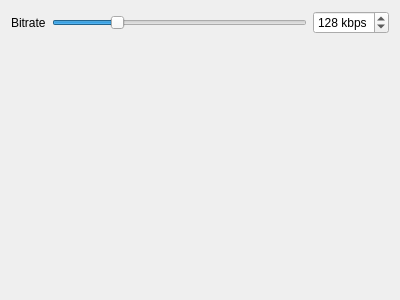
<?xml version="1.0" encoding="UTF-8"?>
<ui version="4.0">
 <class>TranscoderOptionsOpus</class>
 <widget class="QWidget" name="TranscoderOptionsOpus">
  <property name="geometry">
   <rect>
    <x>0</x>
    <y>0</y>
    <width>400</width>
    <height>300</height>
   </rect>
  </property>
  <property name="windowTitle">
   <string>Form</string>
  </property>
  <layout class="QFormLayout" name="formLayout">
   <item row="0" column="0">
    <widget class="QLabel" name="label">
     <property name="text">
      <string>Bitrate</string>
     </property>
    </widget>
   </item>
   <item row="0" column="1">
    <layout class="QHBoxLayout" name="horizontalLayout">
     <item>
      <widget class="QSlider" name="bitrate_slider">
       <property name="minimum">
        <number>6</number>
       </property>
       <property name="maximum">
        <number>510</number>
       </property>
       <property name="value">
        <number>128</number>
       </property>
       <property name="orientation">
        <enum>Qt::Horizontal</enum>
       </property>
      </widget>
     </item>
     <item>
      <widget class="QSpinBox" name="bitrate_spinbox">
       <property name="suffix">
        <string> kbps</string>
       </property>
       <property name="maximum">
        <number>320</number>
       </property>
       <property name="value">
        <number>128</number>
       </property>
      </widget>
     </item>
    </layout>
   </item>
  </layout>
 </widget>
 <resources/>
 <connections>
  <connection>
   <sender>bitrate_slider</sender>
   <signal>valueChanged(int)</signal>
   <receiver>bitrate_spinbox</receiver>
   <slot>setValue(int)</slot>
   <hints>
    <hint type="sourcelabel">
     <x>166</x>
     <y>25</y>
    </hint>
    <hint type="destinationlabel">
     <x>323</x>
     <y>24</y>
    </hint>
   </hints>
  </connection>
  <connection>
   <sender>bitrate_spinbox</sender>
   <signal>valueChanged(int)</signal>
   <receiver>bitrate_slider</receiver>
   <slot>setValue(int)</slot>
   <hints>
    <hint type="sourcelabel">
     <x>325</x>
     <y>14</y>
    </hint>
    <hint type="destinationlabel">
     <x>190</x>
     <y>31</y>
    </hint>
   </hints>
  </connection>
 </connections>
</ui>
